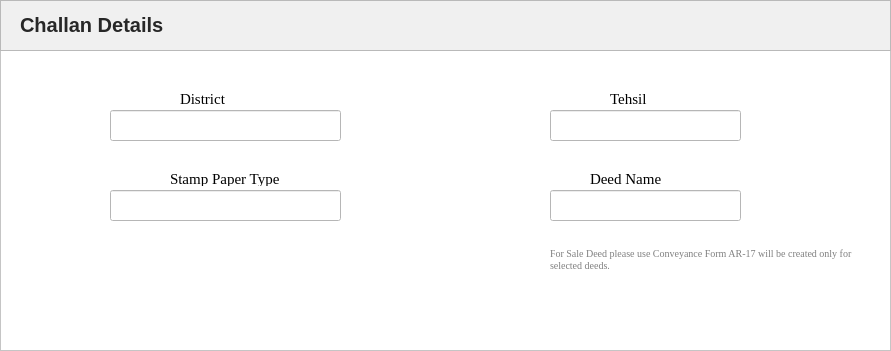
     <widget class="QFrame" name="frame_4">
      <property name="geometry">
       <rect>
        <x>199</x>
        <y>459</y>
        <width>891</width>
        <height>351</height>
       </rect>
      </property>
      <property name="palette">
       <palette>
        <active>
         <colorrole role="WindowText">
          <brush brushstyle="SolidPattern">
           <color alpha="255">
            <red>0</red>
            <green>0</green>
            <blue>0</blue>
           </color>
          </brush>
         </colorrole>
         <colorrole role="Button">
          <brush brushstyle="SolidPattern">
           <color alpha="255">
            <red>255</red>
            <green>255</green>
            <blue>255</blue>
           </color>
          </brush>
         </colorrole>
         <colorrole role="Light">
          <brush brushstyle="SolidPattern">
           <color alpha="255">
            <red>255</red>
            <green>255</green>
            <blue>255</blue>
           </color>
          </brush>
         </colorrole>
         <colorrole role="Midlight">
          <brush brushstyle="SolidPattern">
           <color alpha="255">
            <red>255</red>
            <green>255</green>
            <blue>255</blue>
           </color>
          </brush>
         </colorrole>
         <colorrole role="Dark">
          <brush brushstyle="SolidPattern">
           <color alpha="255">
            <red>127</red>
            <green>127</green>
            <blue>127</blue>
           </color>
          </brush>
         </colorrole>
         <colorrole role="Mid">
          <brush brushstyle="SolidPattern">
           <color alpha="255">
            <red>170</red>
            <green>170</green>
            <blue>170</blue>
           </color>
          </brush>
         </colorrole>
         <colorrole role="Text">
          <brush brushstyle="SolidPattern">
           <color alpha="255">
            <red>0</red>
            <green>0</green>
            <blue>0</blue>
           </color>
          </brush>
         </colorrole>
         <colorrole role="BrightText">
          <brush brushstyle="SolidPattern">
           <color alpha="255">
            <red>255</red>
            <green>255</green>
            <blue>255</blue>
           </color>
          </brush>
         </colorrole>
         <colorrole role="ButtonText">
          <brush brushstyle="SolidPattern">
           <color alpha="255">
            <red>0</red>
            <green>0</green>
            <blue>0</blue>
           </color>
          </brush>
         </colorrole>
         <colorrole role="Base">
          <brush brushstyle="SolidPattern">
           <color alpha="255">
            <red>255</red>
            <green>255</green>
            <blue>255</blue>
           </color>
          </brush>
         </colorrole>
         <colorrole role="Window">
          <brush brushstyle="SolidPattern">
           <color alpha="255">
            <red>255</red>
            <green>255</green>
            <blue>255</blue>
           </color>
          </brush>
         </colorrole>
         <colorrole role="Shadow">
          <brush brushstyle="SolidPattern">
           <color alpha="255">
            <red>0</red>
            <green>0</green>
            <blue>0</blue>
           </color>
          </brush>
         </colorrole>
         <colorrole role="AlternateBase">
          <brush brushstyle="SolidPattern">
           <color alpha="255">
            <red>255</red>
            <green>255</green>
            <blue>255</blue>
           </color>
          </brush>
         </colorrole>
         <colorrole role="ToolTipBase">
          <brush brushstyle="SolidPattern">
           <color alpha="255">
            <red>255</red>
            <green>255</green>
            <blue>220</blue>
           </color>
          </brush>
         </colorrole>
         <colorrole role="ToolTipText">
          <brush brushstyle="SolidPattern">
           <color alpha="255">
            <red>0</red>
            <green>0</green>
            <blue>0</blue>
           </color>
          </brush>
         </colorrole>
         <colorrole role="PlaceholderText">
          <brush brushstyle="SolidPattern">
           <color alpha="128">
            <red>0</red>
            <green>0</green>
            <blue>0</blue>
           </color>
          </brush>
         </colorrole>
        </active>
        <inactive>
         <colorrole role="WindowText">
          <brush brushstyle="SolidPattern">
           <color alpha="255">
            <red>0</red>
            <green>0</green>
            <blue>0</blue>
           </color>
          </brush>
         </colorrole>
         <colorrole role="Button">
          <brush brushstyle="SolidPattern">
           <color alpha="255">
            <red>255</red>
            <green>255</green>
            <blue>255</blue>
           </color>
          </brush>
         </colorrole>
         <colorrole role="Light">
          <brush brushstyle="SolidPattern">
           <color alpha="255">
            <red>255</red>
            <green>255</green>
            <blue>255</blue>
           </color>
          </brush>
         </colorrole>
         <colorrole role="Midlight">
          <brush brushstyle="SolidPattern">
           <color alpha="255">
            <red>255</red>
            <green>255</green>
            <blue>255</blue>
           </color>
          </brush>
         </colorrole>
         <colorrole role="Dark">
          <brush brushstyle="SolidPattern">
           <color alpha="255">
            <red>127</red>
            <green>127</green>
            <blue>127</blue>
           </color>
          </brush>
         </colorrole>
         <colorrole role="Mid">
          <brush brushstyle="SolidPattern">
           <color alpha="255">
            <red>170</red>
            <green>170</green>
            <blue>170</blue>
           </color>
          </brush>
         </colorrole>
         <colorrole role="Text">
          <brush brushstyle="SolidPattern">
           <color alpha="255">
            <red>0</red>
            <green>0</green>
            <blue>0</blue>
           </color>
          </brush>
         </colorrole>
         <colorrole role="BrightText">
          <brush brushstyle="SolidPattern">
           <color alpha="255">
            <red>255</red>
            <green>255</green>
            <blue>255</blue>
           </color>
          </brush>
         </colorrole>
         <colorrole role="ButtonText">
          <brush brushstyle="SolidPattern">
           <color alpha="255">
            <red>0</red>
            <green>0</green>
            <blue>0</blue>
           </color>
          </brush>
         </colorrole>
         <colorrole role="Base">
          <brush brushstyle="SolidPattern">
           <color alpha="255">
            <red>255</red>
            <green>255</green>
            <blue>255</blue>
           </color>
          </brush>
         </colorrole>
         <colorrole role="Window">
          <brush brushstyle="SolidPattern">
           <color alpha="255">
            <red>255</red>
            <green>255</green>
            <blue>255</blue>
           </color>
          </brush>
         </colorrole>
         <colorrole role="Shadow">
          <brush brushstyle="SolidPattern">
           <color alpha="255">
            <red>0</red>
            <green>0</green>
            <blue>0</blue>
           </color>
          </brush>
         </colorrole>
         <colorrole role="AlternateBase">
          <brush brushstyle="SolidPattern">
           <color alpha="255">
            <red>255</red>
            <green>255</green>
            <blue>255</blue>
           </color>
          </brush>
         </colorrole>
         <colorrole role="ToolTipBase">
          <brush brushstyle="SolidPattern">
           <color alpha="255">
            <red>255</red>
            <green>255</green>
            <blue>220</blue>
           </color>
          </brush>
         </colorrole>
         <colorrole role="ToolTipText">
          <brush brushstyle="SolidPattern">
           <color alpha="255">
            <red>0</red>
            <green>0</green>
            <blue>0</blue>
           </color>
          </brush>
         </colorrole>
         <colorrole role="PlaceholderText">
          <brush brushstyle="SolidPattern">
           <color alpha="128">
            <red>0</red>
            <green>0</green>
            <blue>0</blue>
           </color>
          </brush>
         </colorrole>
        </inactive>
        <disabled>
         <colorrole role="WindowText">
          <brush brushstyle="SolidPattern">
           <color alpha="255">
            <red>127</red>
            <green>127</green>
            <blue>127</blue>
           </color>
          </brush>
         </colorrole>
         <colorrole role="Button">
          <brush brushstyle="SolidPattern">
           <color alpha="255">
            <red>255</red>
            <green>255</green>
            <blue>255</blue>
           </color>
          </brush>
         </colorrole>
         <colorrole role="Light">
          <brush brushstyle="SolidPattern">
           <color alpha="255">
            <red>255</red>
            <green>255</green>
            <blue>255</blue>
           </color>
          </brush>
         </colorrole>
         <colorrole role="Midlight">
          <brush brushstyle="SolidPattern">
           <color alpha="255">
            <red>255</red>
            <green>255</green>
            <blue>255</blue>
           </color>
          </brush>
         </colorrole>
         <colorrole role="Dark">
          <brush brushstyle="SolidPattern">
           <color alpha="255">
            <red>127</red>
            <green>127</green>
            <blue>127</blue>
           </color>
          </brush>
         </colorrole>
         <colorrole role="Mid">
          <brush brushstyle="SolidPattern">
           <color alpha="255">
            <red>170</red>
            <green>170</green>
            <blue>170</blue>
           </color>
          </brush>
         </colorrole>
         <colorrole role="Text">
          <brush brushstyle="SolidPattern">
           <color alpha="255">
            <red>127</red>
            <green>127</green>
            <blue>127</blue>
           </color>
          </brush>
         </colorrole>
         <colorrole role="BrightText">
          <brush brushstyle="SolidPattern">
           <color alpha="255">
            <red>255</red>
            <green>255</green>
            <blue>255</blue>
           </color>
          </brush>
         </colorrole>
         <colorrole role="ButtonText">
          <brush brushstyle="SolidPattern">
           <color alpha="255">
            <red>127</red>
            <green>127</green>
            <blue>127</blue>
           </color>
          </brush>
         </colorrole>
         <colorrole role="Base">
          <brush brushstyle="SolidPattern">
           <color alpha="255">
            <red>255</red>
            <green>255</green>
            <blue>255</blue>
           </color>
          </brush>
         </colorrole>
         <colorrole role="Window">
          <brush brushstyle="SolidPattern">
           <color alpha="255">
            <red>255</red>
            <green>255</green>
            <blue>255</blue>
           </color>
          </brush>
         </colorrole>
         <colorrole role="Shadow">
          <brush brushstyle="SolidPattern">
           <color alpha="255">
            <red>0</red>
            <green>0</green>
            <blue>0</blue>
           </color>
          </brush>
         </colorrole>
         <colorrole role="AlternateBase">
          <brush brushstyle="SolidPattern">
           <color alpha="255">
            <red>255</red>
            <green>255</green>
            <blue>255</blue>
           </color>
          </brush>
         </colorrole>
         <colorrole role="ToolTipBase">
          <brush brushstyle="SolidPattern">
           <color alpha="255">
            <red>255</red>
            <green>255</green>
            <blue>220</blue>
           </color>
          </brush>
         </colorrole>
         <colorrole role="ToolTipText">
          <brush brushstyle="SolidPattern">
           <color alpha="255">
            <red>0</red>
            <green>0</green>
            <blue>0</blue>
           </color>
          </brush>
         </colorrole>
         <colorrole role="PlaceholderText">
          <brush brushstyle="SolidPattern">
           <color alpha="128">
            <red>0</red>
            <green>0</green>
            <blue>0</blue>
           </color>
          </brush>
         </colorrole>
        </disabled>
       </palette>
      </property>
      <property name="autoFillBackground">
       <bool>true</bool>
      </property>
      <property name="frameShape">
       <enum>QFrame::StyledPanel</enum>
      </property>
      <property name="frameShadow">
       <enum>QFrame::Raised</enum>
      </property>
      <widget class="QFrame" name="frame_6">
       <property name="geometry">
        <rect>
         <x>0</x>
         <y>0</y>
         <width>891</width>
         <height>51</height>
        </rect>
       </property>
       <property name="palette">
        <palette>
         <active>
          <colorrole role="WindowText">
           <brush brushstyle="SolidPattern">
            <color alpha="255">
             <red>0</red>
             <green>0</green>
             <blue>0</blue>
            </color>
           </brush>
          </colorrole>
          <colorrole role="Button">
           <brush brushstyle="SolidPattern">
            <color alpha="255">
             <red>240</red>
             <green>240</green>
             <blue>240</blue>
            </color>
           </brush>
          </colorrole>
          <colorrole role="Light">
           <brush brushstyle="SolidPattern">
            <color alpha="255">
             <red>255</red>
             <green>255</green>
             <blue>255</blue>
            </color>
           </brush>
          </colorrole>
          <colorrole role="Midlight">
           <brush brushstyle="SolidPattern">
            <color alpha="255">
             <red>247</red>
             <green>247</green>
             <blue>247</blue>
            </color>
           </brush>
          </colorrole>
          <colorrole role="Dark">
           <brush brushstyle="SolidPattern">
            <color alpha="255">
             <red>120</red>
             <green>120</green>
             <blue>120</blue>
            </color>
           </brush>
          </colorrole>
          <colorrole role="Mid">
           <brush brushstyle="SolidPattern">
            <color alpha="255">
             <red>160</red>
             <green>160</green>
             <blue>160</blue>
            </color>
           </brush>
          </colorrole>
          <colorrole role="Text">
           <brush brushstyle="SolidPattern">
            <color alpha="255">
             <red>0</red>
             <green>0</green>
             <blue>0</blue>
            </color>
           </brush>
          </colorrole>
          <colorrole role="BrightText">
           <brush brushstyle="SolidPattern">
            <color alpha="255">
             <red>255</red>
             <green>255</green>
             <blue>255</blue>
            </color>
           </brush>
          </colorrole>
          <colorrole role="ButtonText">
           <brush brushstyle="SolidPattern">
            <color alpha="255">
             <red>0</red>
             <green>0</green>
             <blue>0</blue>
            </color>
           </brush>
          </colorrole>
          <colorrole role="Base">
           <brush brushstyle="SolidPattern">
            <color alpha="255">
             <red>255</red>
             <green>255</green>
             <blue>255</blue>
            </color>
           </brush>
          </colorrole>
          <colorrole role="Window">
           <brush brushstyle="SolidPattern">
            <color alpha="255">
             <red>240</red>
             <green>240</green>
             <blue>240</blue>
            </color>
           </brush>
          </colorrole>
          <colorrole role="Shadow">
           <brush brushstyle="SolidPattern">
            <color alpha="255">
             <red>0</red>
             <green>0</green>
             <blue>0</blue>
            </color>
           </brush>
          </colorrole>
          <colorrole role="AlternateBase">
           <brush brushstyle="SolidPattern">
            <color alpha="255">
             <red>247</red>
             <green>247</green>
             <blue>247</blue>
            </color>
           </brush>
          </colorrole>
          <colorrole role="ToolTipBase">
           <brush brushstyle="SolidPattern">
            <color alpha="255">
             <red>255</red>
             <green>255</green>
             <blue>220</blue>
            </color>
           </brush>
          </colorrole>
          <colorrole role="ToolTipText">
           <brush brushstyle="SolidPattern">
            <color alpha="255">
             <red>0</red>
             <green>0</green>
             <blue>0</blue>
            </color>
           </brush>
          </colorrole>
          <colorrole role="PlaceholderText">
           <brush brushstyle="SolidPattern">
            <color alpha="128">
             <red>0</red>
             <green>0</green>
             <blue>0</blue>
            </color>
           </brush>
          </colorrole>
         </active>
         <inactive>
          <colorrole role="WindowText">
           <brush brushstyle="SolidPattern">
            <color alpha="255">
             <red>0</red>
             <green>0</green>
             <blue>0</blue>
            </color>
           </brush>
          </colorrole>
          <colorrole role="Button">
           <brush brushstyle="SolidPattern">
            <color alpha="255">
             <red>240</red>
             <green>240</green>
             <blue>240</blue>
            </color>
           </brush>
          </colorrole>
          <colorrole role="Light">
           <brush brushstyle="SolidPattern">
            <color alpha="255">
             <red>255</red>
             <green>255</green>
             <blue>255</blue>
            </color>
           </brush>
          </colorrole>
          <colorrole role="Midlight">
           <brush brushstyle="SolidPattern">
            <color alpha="255">
             <red>247</red>
             <green>247</green>
             <blue>247</blue>
            </color>
           </brush>
          </colorrole>
          <colorrole role="Dark">
           <brush brushstyle="SolidPattern">
            <color alpha="255">
             <red>120</red>
             <green>120</green>
             <blue>120</blue>
            </color>
           </brush>
          </colorrole>
          <colorrole role="Mid">
           <brush brushstyle="SolidPattern">
            <color alpha="255">
             <red>160</red>
             <green>160</green>
             <blue>160</blue>
            </color>
           </brush>
          </colorrole>
          <colorrole role="Text">
           <brush brushstyle="SolidPattern">
            <color alpha="255">
             <red>0</red>
             <green>0</green>
             <blue>0</blue>
            </color>
           </brush>
          </colorrole>
          <colorrole role="BrightText">
           <brush brushstyle="SolidPattern">
            <color alpha="255">
             <red>255</red>
             <green>255</green>
             <blue>255</blue>
            </color>
           </brush>
          </colorrole>
          <colorrole role="ButtonText">
           <brush brushstyle="SolidPattern">
            <color alpha="255">
             <red>0</red>
             <green>0</green>
             <blue>0</blue>
            </color>
           </brush>
          </colorrole>
          <colorrole role="Base">
           <brush brushstyle="SolidPattern">
            <color alpha="255">
             <red>255</red>
             <green>255</green>
             <blue>255</blue>
            </color>
           </brush>
          </colorrole>
          <colorrole role="Window">
           <brush brushstyle="SolidPattern">
            <color alpha="255">
             <red>240</red>
             <green>240</green>
             <blue>240</blue>
            </color>
           </brush>
          </colorrole>
          <colorrole role="Shadow">
           <brush brushstyle="SolidPattern">
            <color alpha="255">
             <red>0</red>
             <green>0</green>
             <blue>0</blue>
            </color>
           </brush>
          </colorrole>
          <colorrole role="AlternateBase">
           <brush brushstyle="SolidPattern">
            <color alpha="255">
             <red>247</red>
             <green>247</green>
             <blue>247</blue>
            </color>
           </brush>
          </colorrole>
          <colorrole role="ToolTipBase">
           <brush brushstyle="SolidPattern">
            <color alpha="255">
             <red>255</red>
             <green>255</green>
             <blue>220</blue>
            </color>
           </brush>
          </colorrole>
          <colorrole role="ToolTipText">
           <brush brushstyle="SolidPattern">
            <color alpha="255">
             <red>0</red>
             <green>0</green>
             <blue>0</blue>
            </color>
           </brush>
          </colorrole>
          <colorrole role="PlaceholderText">
           <brush brushstyle="SolidPattern">
            <color alpha="128">
             <red>0</red>
             <green>0</green>
             <blue>0</blue>
            </color>
           </brush>
          </colorrole>
         </inactive>
         <disabled>
          <colorrole role="WindowText">
           <brush brushstyle="SolidPattern">
            <color alpha="255">
             <red>120</red>
             <green>120</green>
             <blue>120</blue>
            </color>
           </brush>
          </colorrole>
          <colorrole role="Button">
           <brush brushstyle="SolidPattern">
            <color alpha="255">
             <red>240</red>
             <green>240</green>
             <blue>240</blue>
            </color>
           </brush>
          </colorrole>
          <colorrole role="Light">
           <brush brushstyle="SolidPattern">
            <color alpha="255">
             <red>255</red>
             <green>255</green>
             <blue>255</blue>
            </color>
           </brush>
          </colorrole>
          <colorrole role="Midlight">
           <brush brushstyle="SolidPattern">
            <color alpha="255">
             <red>247</red>
             <green>247</green>
             <blue>247</blue>
            </color>
           </brush>
          </colorrole>
          <colorrole role="Dark">
           <brush brushstyle="SolidPattern">
            <color alpha="255">
             <red>120</red>
             <green>120</green>
             <blue>120</blue>
            </color>
           </brush>
          </colorrole>
          <colorrole role="Mid">
           <brush brushstyle="SolidPattern">
            <color alpha="255">
             <red>160</red>
             <green>160</green>
             <blue>160</blue>
            </color>
           </brush>
          </colorrole>
          <colorrole role="Text">
           <brush brushstyle="SolidPattern">
            <color alpha="255">
             <red>120</red>
             <green>120</green>
             <blue>120</blue>
            </color>
           </brush>
          </colorrole>
          <colorrole role="BrightText">
           <brush brushstyle="SolidPattern">
            <color alpha="255">
             <red>255</red>
             <green>255</green>
             <blue>255</blue>
            </color>
           </brush>
          </colorrole>
          <colorrole role="ButtonText">
           <brush brushstyle="SolidPattern">
            <color alpha="255">
             <red>120</red>
             <green>120</green>
             <blue>120</blue>
            </color>
           </brush>
          </colorrole>
          <colorrole role="Base">
           <brush brushstyle="SolidPattern">
            <color alpha="255">
             <red>240</red>
             <green>240</green>
             <blue>240</blue>
            </color>
           </brush>
          </colorrole>
          <colorrole role="Window">
           <brush brushstyle="SolidPattern">
            <color alpha="255">
             <red>240</red>
             <green>240</green>
             <blue>240</blue>
            </color>
           </brush>
          </colorrole>
          <colorrole role="Shadow">
           <brush brushstyle="SolidPattern">
            <color alpha="255">
             <red>0</red>
             <green>0</green>
             <blue>0</blue>
            </color>
           </brush>
          </colorrole>
          <colorrole role="AlternateBase">
           <brush brushstyle="SolidPattern">
            <color alpha="255">
             <red>240</red>
             <green>240</green>
             <blue>240</blue>
            </color>
           </brush>
          </colorrole>
          <colorrole role="ToolTipBase">
           <brush brushstyle="SolidPattern">
            <color alpha="255">
             <red>255</red>
             <green>255</green>
             <blue>220</blue>
            </color>
           </brush>
          </colorrole>
          <colorrole role="ToolTipText">
           <brush brushstyle="SolidPattern">
            <color alpha="255">
             <red>0</red>
             <green>0</green>
             <blue>0</blue>
            </color>
           </brush>
          </colorrole>
          <colorrole role="PlaceholderText">
           <brush brushstyle="SolidPattern">
            <color alpha="128">
             <red>0</red>
             <green>0</green>
             <blue>0</blue>
            </color>
           </brush>
          </colorrole>
         </disabled>
        </palette>
       </property>
       <property name="autoFillBackground">
        <bool>true</bool>
       </property>
       <property name="frameShape">
        <enum>QFrame::StyledPanel</enum>
       </property>
       <property name="frameShadow">
        <enum>QFrame::Raised</enum>
       </property>
       <widget class="QLabel" name="label_13">
        <property name="geometry">
         <rect>
          <x>20</x>
          <y>10</y>
          <width>161</width>
          <height>31</height>
         </rect>
        </property>
        <property name="text">
         <string>&lt;html&gt;&lt;head/&gt;&lt;body&gt;&lt;p&gt;&lt;a name=&quot;searchHeading&quot;/&gt;&lt;span style=&quot; font-family:'Crete Round','serif'; font-size:20px; font-weight:600; color:rgba(0,0,0,0.839216);&quot;&gt;C&lt;/span&gt;&lt;span style=&quot; font-family:'Crete Round','serif'; font-size:20px; font-weight:600; color:rgba(0,0,0,0.839216);&quot;&gt;hallan Details&lt;/span&gt;&lt;/p&gt;&lt;/body&gt;&lt;/html&gt;</string>
        </property>
       </widget>
      </widget>
      <widget class="QLineEdit" name="DistrictName">
       <property name="geometry">
        <rect>
         <x>110</x>
         <y>110</y>
         <width>231</width>
         <height>31</height>
        </rect>
       </property>
       <property name="font">
        <font>
         <family>Times New Roman</family>
         <pointsize>9</pointsize>
        </font>
       </property>
      </widget>
      <widget class="QLabel" name="label_14">
       <property name="geometry">
        <rect>
         <x>180</x>
         <y>90</y>
         <width>55</width>
         <height>16</height>
        </rect>
       </property>
       <property name="font">
        <font>
         <family>Times New Roman</family>
         <pointsize>9</pointsize>
        </font>
       </property>
       <property name="text">
        <string>&lt;html&gt;&lt;head/&gt;&lt;body&gt;&lt;p&gt;&lt;span style=&quot; font-size:11pt;&quot;&gt;District&lt;/span&gt;&lt;/p&gt;&lt;/body&gt;&lt;/html&gt;</string>
       </property>
      </widget>
      <widget class="QLabel" name="label_15">
       <property name="geometry">
        <rect>
         <x>610</x>
         <y>90</y>
         <width>55</width>
         <height>16</height>
        </rect>
       </property>
       <property name="font">
        <font>
         <family>Times New Roman</family>
         <pointsize>9</pointsize>
        </font>
       </property>
       <property name="text">
        <string>&lt;html&gt;&lt;head/&gt;&lt;body&gt;&lt;p&gt;&lt;span style=&quot; font-size:11pt;&quot;&gt;Tehsil&lt;/span&gt;&lt;/p&gt;&lt;/body&gt;&lt;/html&gt;</string>
       </property>
      </widget>
      <widget class="QLineEdit" name="TehsilName">
       <property name="geometry">
        <rect>
         <x>550</x>
         <y>110</y>
         <width>191</width>
         <height>31</height>
        </rect>
       </property>
       <property name="font">
        <font>
         <family>Times New Roman</family>
         <pointsize>9</pointsize>
        </font>
       </property>
      </widget>
      <widget class="QLabel" name="label_16">
       <property name="geometry">
        <rect>
         <x>170</x>
         <y>170</y>
         <width>121</width>
         <height>16</height>
        </rect>
       </property>
       <property name="font">
        <font>
         <family>Times New Roman</family>
         <pointsize>9</pointsize>
        </font>
       </property>
       <property name="text">
        <string>&lt;html&gt;&lt;head/&gt;&lt;body&gt;&lt;p&gt;&lt;span style=&quot; font-size:11pt;&quot;&gt;Stamp Paper Type&lt;/span&gt;&lt;/p&gt;&lt;/body&gt;&lt;/html&gt;</string>
       </property>
      </widget>
      <widget class="QLineEdit" name="StampPaperType">
       <property name="geometry">
        <rect>
         <x>110</x>
         <y>190</y>
         <width>231</width>
         <height>31</height>
        </rect>
       </property>
       <property name="font">
        <font>
         <family>Times New Roman</family>
         <pointsize>9</pointsize>
        </font>
       </property>
      </widget>
      <widget class="QLineEdit" name="DeedName">
       <property name="geometry">
        <rect>
         <x>550</x>
         <y>190</y>
         <width>191</width>
         <height>31</height>
        </rect>
       </property>
       <property name="font">
        <font>
         <family>Times New Roman</family>
         <pointsize>9</pointsize>
        </font>
       </property>
      </widget>
      <widget class="QLabel" name="label_17">
       <property name="geometry">
        <rect>
         <x>590</x>
         <y>170</y>
         <width>81</width>
         <height>16</height>
        </rect>
       </property>
       <property name="font">
        <font>
         <family>Times New Roman</family>
         <pointsize>9</pointsize>
        </font>
       </property>
       <property name="text">
        <string>&lt;html&gt;&lt;head/&gt;&lt;body&gt;&lt;p&gt;&lt;span style=&quot; font-size:11pt;&quot;&gt;Deed Name&lt;/span&gt;&lt;/p&gt;&lt;/body&gt;&lt;/html&gt;</string>
       </property>
      </widget>
      <widget class="QLabel" name="label_18">
       <property name="geometry">
        <rect>
         <x>550</x>
         <y>230</y>
         <width>311</width>
         <height>61</height>
        </rect>
       </property>
       <property name="font">
        <font>
         <family>Times New Roman</family>
         <pointsize>9</pointsize>
        </font>
       </property>
       <property name="text">
        <string>&lt;html&gt;&lt;head/&gt;&lt;body&gt;&lt;p&gt;&lt;a name=&quot;saleDeedNoteLbl&quot;/&gt;&lt;span style=&quot; font-family:'RobotoDraft','Roboto','Helvetica Neue','Helvetica','Arial','sans-serif'; font-size:small; font-weight:296; color:#808080; background-color:#ffffff;&quot;&gt;F&lt;/span&gt;&lt;span style=&quot; font-family:'RobotoDraft','Roboto','Helvetica Neue','Helvetica','Arial','sans-serif'; font-size:small; font-weight:296; color:#808080; background-color:#ffffff;&quot;&gt;or Sale Deed please use Conveyance &lt;/span&gt;&lt;a name=&quot;saleDeedNoteLbl1&quot;/&gt;&lt;span style=&quot; font-family:'RobotoDraft','Roboto','Helvetica Neue','Helvetica','Arial','sans-serif'; font-size:small; font-weight:296; color:#808080; background-color:#ffffff;&quot;&gt;F&lt;/span&gt;&lt;span style=&quot; font-family:'RobotoDraft','Roboto','Helvetica Neue','Helvetica','Arial','sans-serif'; font-size:small; font-weight:296; color:#808080; background-color:#ffffff;&quot;&gt;orm AR-17 will be created only for selected deeds.&lt;/span&gt;&lt;/p&gt;&lt;/body&gt;&lt;/html&gt;</string>
       </property>
       <property name="wordWrap">
        <bool>true</bool>
       </property>
      </widget>
     </widget>
